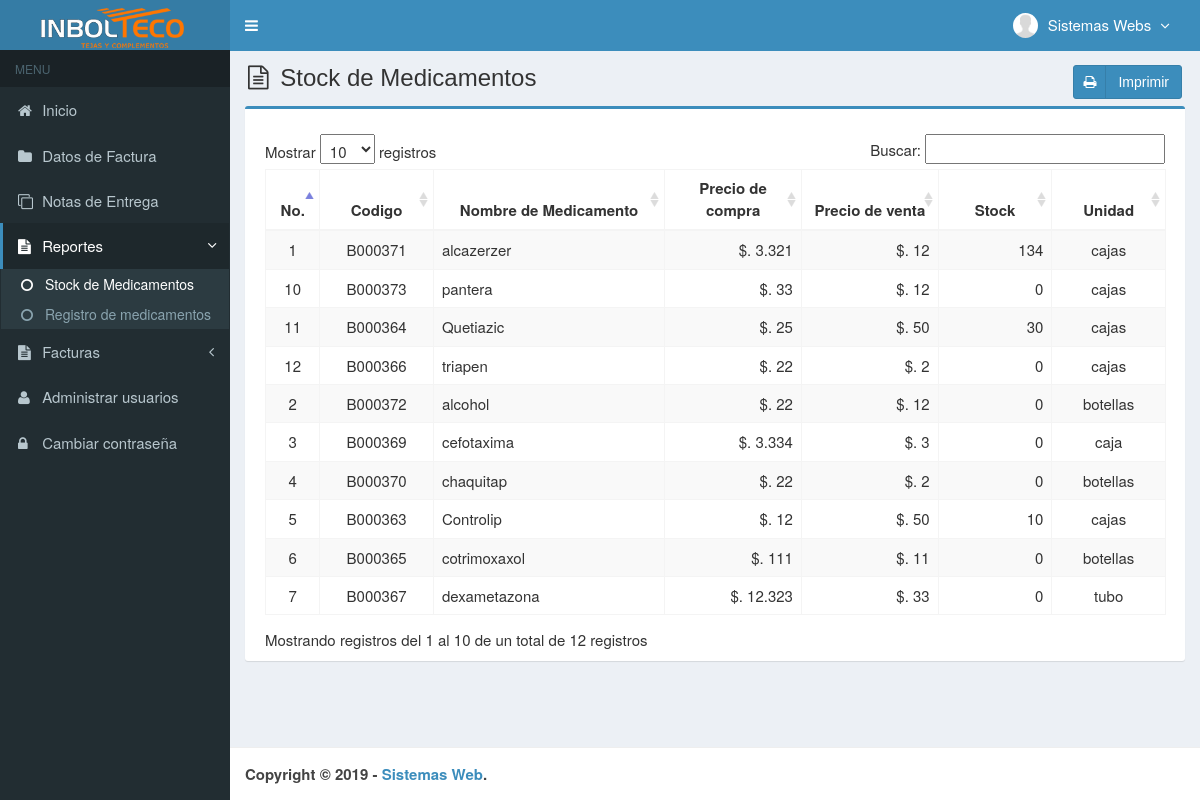
/main.php?module=stock_inventory (signed in), run on an earlier commit of the app's database.
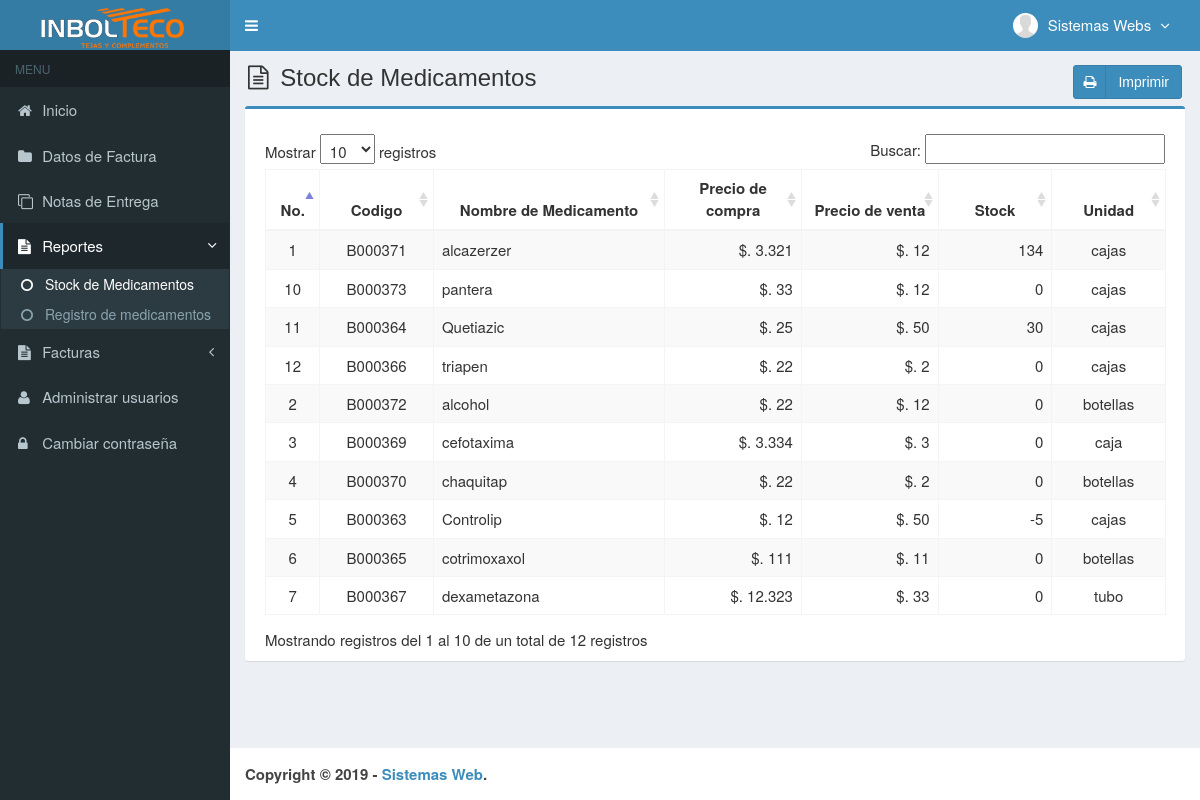
And on a later commit of the database.
### tables this page shows
CREATE TABLE IF NOT EXISTS `medicamentos` (
  `codigo` varchar(7) NOT NULL,
  `nombre` varchar(50) NOT NULL,
  `precio_compra` int(11) NOT NULL,
  `precio_venta` int(11) NOT NULL,
  `unidad` varchar(20) NOT NULL,
  `stock` int(11) NOT NULL,
  `created_user` int(3) NOT NULL,
  `created_date` timestamp NOT NULL DEFAULT CURRENT_TIMESTAMP ON UPDATE CURRENT_TIMESTAMP,
  `updated_user` int(3) NOT NULL,
  `updated_date` timestamp NOT NULL DEFAULT '0000-00-00 00:00:00',
  PRIMARY KEY (`codigo`),
  KEY `created_user` (`created_user`),
  KEY `updated_user` (`updated_user`)
);

### config/fungsi_rupiah.php (called while the page is built, shortened)
<?php
function format_rupiah($angka){
  $rupiah=number_format($angka,0,',','.');
  return $rupiah;
}
?>

### modules/stock_inventory/view.php (the view)
<section class="content-header">
  <h1>
    <i class="fa fa-file-text-o icon-title"></i> Stock de Medicamentos
    <a class="btn btn-primary btn-social pull-right" href="modules/stock_inventory/print.php" target="_blank">
      <i class="fa fa-print"></i> Imprimir
    </a>
  </h1>
</section>
<section class="content">
  <div class="row">
    <div class="col-md-12">
      <div class="box box-primary">
        <div class="box-body">
          <table id="dataTables1" class="table table-bordered table-striped table-hover">
            <thead>
              <tr>
                <th class="center">No.</th>
                <th class="center">Codigo</th>
                <th class="center">Nombre de Medicamento</th>
                <th class="center">Precio de compra</th>
                <th class="center">Precio de venta</th>
                <th class="center">Stock</th>
                <th class="center">Unidad</th>
              </tr>
            </thead>
            <tbody>
            <?php
            $no = 1;
            $query = mysqli_query($mysqli, "SELECT codigo,nombre,precio_compra,precio_venta,unidad,stock FROM medicamentos ORDER BY nombre ASC")
                                            or die('Error: '.mysqli_error($mysqli));
            while ($data = mysqli_fetch_assoc($query)) {
              $precio_compra = format_rupiah($data['precio_compra']);
              $precio_venta = format_rupiah($data['precio_venta']);
              echo "<tr>
                      <td width='30' class='center'>$no</td>
                      <td width='80' class='center'>$data[codigo]</td>
                      <td width='180'>$data[nombre]</td>
                      <td width='100' align='right'>$. $precio_compra</td>
                      <td width='100' align='right'>$. $precio_venta</td>
                      <td width='80' align='right'>$data[stock]</td>
                      <td width='80' class='center'>$data[unidad]</td>
                    </tr>";
              $no++;
            }
            ?>
            </tbody>
          </table>
        </div>
      </div>
    </div>
  </div>
</section><!-- /.content

What changed in the data, as far as the page shows it:
changed medicamentos "Controlip": stock "10" → "-5"
